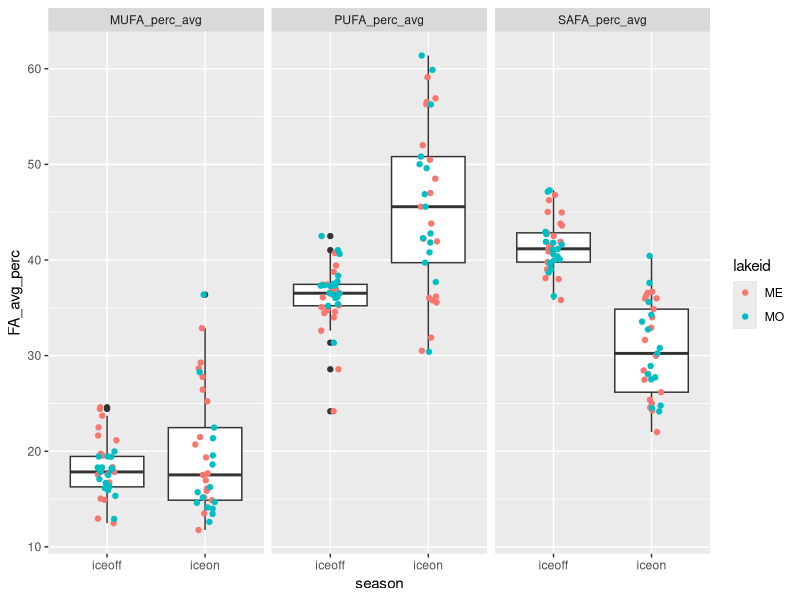
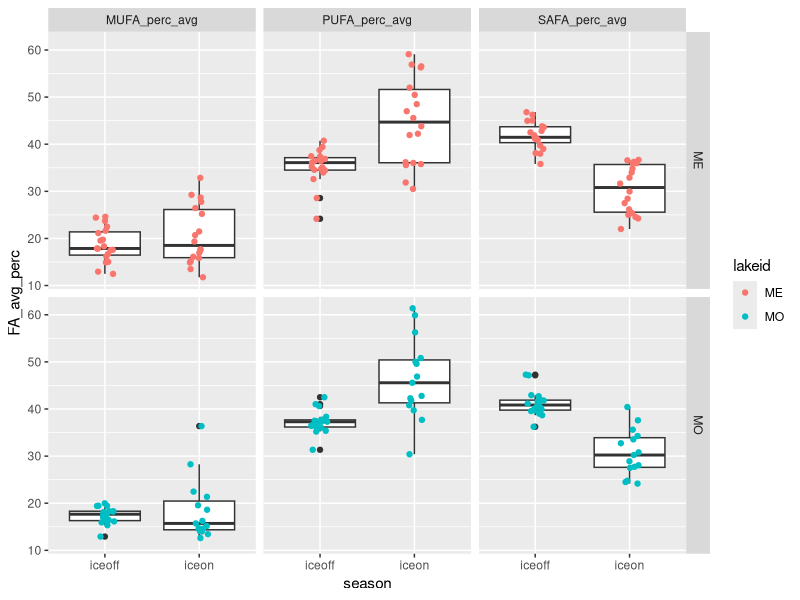

R code for these plots, in order:
# ============================================================== #
## ========================= OVERVIEW ========================= ##
# ============================================================== #

# Looking at iceon/iceoff community FA profiles
# Only using Lakes Mendota and Monona from LTER,
# as they have equivalent iceon/iceoff paired data
# Using AG PLoS paper FA dataset, with some aggregation/crosswalking
# to match LTER data.

# ============================================================== #
## =================== DATA WRANGLING STEPS =================== ##
# ============================================================== #

# 1) LTER data - read in, format dates, keep only ME/MO
# 2) read in iceon/iceoff data (ecology letters paper)
# 3) tag LTER data with season, keep only iceon/iceoff
# 4) aggregate LTER samples to month (mean taxa biomass by lake/year/month)
# 5) identify genera <5% of any sample - remove these genera
# 6) calculate dry weight (20% of wet weight)
# 7) read in FA PLoS data - keep freshwater, proportion data
# --> 7.5) fix FA/LTER group/division matches (see crosswalk.xlsx)
# 8) aggregate FA to genus and division level profiles
# 9) aggregate biomass to genus level
# 10) tag LTER data with whether has matching division/Group or genus in FA data
# 11) merge LTER with FA data (genus, division, NA matches)
# 12) weight FA data by biomass dry weight / total biomass (genus-level FA, independent of biomass)
# 13) aggregated weighted to community level 



# ============================================================== #
## ====================== SCRIPT BEGINS ======================= ##
# ============================================================== #

#load packages
library(dplyr)
library(reshape2)
library(tidyr)
library(lubridate)
library(vegan)
library(RColorBrewer)
library(ggplot2)

# ============================================================================
# ----> read in LTER phyto data

#read in, format dates so can stack ok 

madison <- read.csv("../Data/ntl88_v7.csv", stringsAsFactors = FALSE) %>% 
  mutate(date = as.Date(sampledate, format = "%m/%d/%Y")) %>% 
  select(-sampledate)

#only madison lakes have matching iceon/iceoff data
lter_lakes <- madison %>% 
  filter(lakeid %in% c("MO", "ME"))

#keep only necessary files
lter_lakes <- lter_lakes %>% 
  mutate(month = month(date),
         year = year(date)) %>% 
  select(lakeid, year, month, date, sta, depth_range, 
         division, genus, taxa_name, biomass_conc)

#=============================================================================
# ----> read in under ice data, for ice on/off timing
seasons_orig <- read.csv("../Data/under_ice_data.csv", stringsAsFactors = FALSE)

#keep only wisconsin, cols of interest, make start and end full dates
seasons_wisc <- seasons_orig %>% 
  filter(lakeregloc == "Wisconsin") %>% 
  select(year, season, lakename, lakeregloc, 
         startday, startmonth, startyear, 
         endday, endmonth, endyear) %>% #, 
  #iceduration, periodn, photicdepth, 
  #icedepth, snowdepth, airtemp) %>% 
  mutate(startmonum = match(startmonth, month.abb),
         endmonum = match(endmonth, month.abb)) %>% 
  mutate(startdate = paste(startyear, startmonum, startday, sep = "-"),
         enddate = paste(endyear, endmonum, endday, sep = "-"))

#unique(seasons_wisc$lakename)
#unique(lter_lakes$lakeid) %>% sort()

#make lakeid to match
seasons_lakes <- seasons_wisc %>% 
  mutate(lakeid = ifelse(lakename == "Lake Mendota", "ME", NA),
         lakeid = ifelse(lakename == "Lake Monona", "MO", lakeid)) %>% 
  select(season, lakeid, year, startdate, enddate) %>% 
  filter(lakeid %in% c("ME", "MO"))


#=============================================================================
# ----> tag data with season

lter_dates_only <- lter_lakes %>% 
  select(lakeid, year, date) %>% 
  unique() %>% 
  rename(sample_year = year) %>% 
  arrange(lakeid, sample_year)

seasons_lakes_wide <- seasons_lakes %>% 
  melt(id.vars = c("lakeid", "year", "season"), variable.name = "category", value.name = "date") %>% 
  mutate(seasons_category = paste(season, category, sep = "_")) %>% 
  select(-season, -category) %>% 
  dcast(lakeid + year ~ seasons_category, value.var = "date") %>% 
  rename(winter_yr = year) %>% 
  select(lakeid, winter_yr, iceon_startdate, iceon_enddate, iceoff_startdate, iceoff_enddate)

#we're only interested in iceon/iceoff
#(looking at ice vs stratified patterns in FA)

lter_seasons_pre <- merge(lter_dates_only, seasons_lakes_wide,
                      by = c("lakeid"), all.x = TRUE) %>% 
  #tag seasons
  mutate(season = ifelse(date >= iceon_startdate & date <= iceon_enddate, "iceon", NA),
         season = ifelse(date >= iceoff_startdate & date <= iceoff_enddate, "iceoff", season)) %>% 
  #keep only samples that fall within iceon or iceoff
  filter(!is.na(season))

#merge back to full lter data
lter_seasons <- lter_seasons_pre %>% 
  #group things by *winter* year
  select(lakeid, date, winter_yr, season) %>% 
  merge(lter_lakes, by = c("lakeid", "date")) %>% 
  select(-year)

#=============================================================================
# ----> aggregate samples to month

#aggregate to month within *winter* year and lake (ignore station and depth for now)
#since ignoring "other" seasons, shouldn't have issue of sample dates across seasons

#using mean since some dates have multiple samples per month, while others have one or none
#using averages to account for multiple within-month samples, make comparable

lter_month <- lter_seasons %>% 
  #monthly taxa mean biomass (across stations and depth)
  group_by(lakeid, winter_yr, season, month, division, genus, taxa_name) %>% 
  summarize(biomass_ww_m = mean(biomass_conc, na.rm = TRUE)) %>% 
  as.data.frame()

#check out number of years
# lter_month %>% 
#   select(lakeid, winter_yr, season) %>% 
#   group_by(lakeid, season) %>% 
#   summarize(n = n_distinct(winter_yr))


#========================================================================
# ----> identify <5% of samples

#identify contributors (genus-level) <5% of any sample any date (within lake)
#use wet weight (shouldn't matter)

lter_contribs <- lter_month %>% 
  #for each lake/year/month, find total biomass
  group_by(lakeid, winter_yr, month) %>% 
  mutate(total_bm = sum(biomass_ww_m)) %>% 
  ungroup() %>% 
  #for lake/date, find genus biomass
  group_by(lakeid, winter_yr, month, genus) %>% 
  mutate(genus_bm = sum(biomass_ww_m)) %>% 
  as.data.frame() %>% 
  select(-taxa_name, -biomass_ww_m) %>% 
  #find percent genus biomass of total biomass
  mutate(perc_genus_bm = genus_bm / total_bm * 100) %>% 
  ungroup()  

#find genera that are over 5% of a sample BY LAKE
lter_high_contrib <- lter_contribs %>% 
  filter(perc_genus_bm >= 0.05)

lter_high_contrib_genera <- lter_high_contrib %>% 
  select(lakeid, genus) %>% 
  unique() %>% 
  arrange(lakeid, genus) %>% 
  mutate(high_p = "present")

#find genera that are NOT over 5% of a sample
lter_low_contrib <- lter_contribs %>% 
  filter(perc_genus_bm < 0.05) 

lter_low_contrib_genera <- lter_low_contrib %>% 
  select(lakeid, genus) %>% 
  unique() %>% 
  arrange(lakeid, genus) %>% 
  mutate(low_p = "present")

#merge, keep ones that are present in low and not in high
lter_remove_5 <- merge(lter_high_contrib_genera, lter_low_contrib_genera,
                       by = c("lakeid", "genus"), all = TRUE) %>% 
  #these are ones that are never >=5% of a lake sample
  filter(low_p == "present" & is.na(high_p))


#========================================================================
# ----> LTER after removals of low contributors

#by lake/date - total genus biomass AFTER remove low contribs
lter_after_remove <- lter_month %>% 
  #remove low contributors by lake and genus
  filter( !((lakeid %in% lter_remove_5$lakeid) & (genus %in% lter_remove_5$genus)) ) 

#add a dry weight biomass column
lter_use <- lter_after_remove %>% 
  mutate(biomass_dw = 0.20 * biomass_ww_m)


#========================================================================
# ----> read in fatty acid profiles

# read in PLoS fatty acid dataset
fa <- read.csv("../Data/PLoS_supp/S1_Dataset.csv", stringsAsFactors = FALSE)

#only want freshwater
#fa %>% group_by(Salinity) %>% summarize(n = length(Salinity))
fa_fresh <- filter(fa, Salinity == 0)

#want only proportion data
fa_fresh_prop <- filter(fa_fresh, Data == "prop")

#for now, we don't care about the experimental info
fa_fresh_prop_small <- fa_fresh_prop %>% 
  select(Group, Class, Order, Genus, species,
         sumSAFA, sumMUFA, sumPUFA,
         c18.2w6, c18.3w6, c18.3w3,
         c18.4w3, c18.5w3, 
         c20.4w6, c20.5w3, c22.6w3)

#========================================================================
# ----> fix FA/LTER group/division matches

#existing matches: Chlorophyta, Cryptophyta, Rhodophyta

#make match at group/division level: 
#   Cyanobacteria (FA) = Cyanophyta (LTER)
#   Dinophyta (FA) = Pyrrhophyta (LTER)
#   Euglenozoa (FA) = Euglenophyta (LTER)

#match division to non-group
#   Chrysophyta (LTER) = class Chrysophyceae (FA)
#   Xanthophyta (LTER) = class Xanthophyceae (FA)
#   Haptophyta (LTER) = genus Chromulina (FA)
#   Bacillariophyta (LTER) = average of classes 
#                 Bacillariophyceae, Fragilariophyceae, Coscinodiscophyceae (FA)
#       [Bacillariophyta is multiple classes - for these 3 classes, find average FA profile]

fa_fix <- fa_fresh_prop_small %>% 
  #first, match at group level
  mutate(GroupDiv = ifelse(Group == "Cyanobacteria", "Cyanophyta", Group),
         GroupDiv = ifelse(Group == "Dinophyta", "Pyrrhophyta", GroupDiv),
         GroupDiv = ifelse(Group == "Euglenozoa", "Euglenophyta", GroupDiv),
         #match at single class level
         GroupDiv = ifelse(Class == "Chrysophyceae", "Chrysophyta", GroupDiv),
         GroupDiv = ifelse(Class == "Xanthophyceae", "Xanthophyta", GroupDiv),
         #match at genus level
         GroupDiv = ifelse(Genus == "Chromulina", "Haptophyta", GroupDiv),
         #Bacillariophyta is multiple classes
         GroupDiv = ifelse(Class %in% c("Bacillariophyceae", "Fragilariophyceae", "Coscinodiscophyceae"),
                           "Bacillariophyta", GroupDiv))

# fa_fix %>% select(Group, GroupDiv) %>% unique()
# fa_fix %>% filter(GroupDiv %in% c("Bacillariophyta", "Xanthophyta")) %>% select(Group, Class, GroupDiv) %>% unique()
# fa_fix %>% filter(GroupDiv == "Haptophyta") %>% select(Group, Class, Genus, GroupDiv) %>% unique()
# #yes, works as it should


#========================================================================
# ----> tag LTER data with whether matching genus/division in FA data

lter_fa_tag <- lter_use %>%
  #tag at which level it matches
  #not that groupdiv level is a combination of groups/classes/genus
  mutate(cat = ifelse(division %in% fa_fix$GroupDiv, "groupdiv", NA)) %>%
  mutate(cat = ifelse(genus %in% fa_fix$Genus, "genus", cat))

tags <- lter_fa_tag %>% select(division, genus, cat) %>% unique()

# unique(fa_fix$GroupDiv) %>% sort()
# unique(lter_use$division) %>% sort()


#========================================================================
# ----> find FA genus and division-level profiles

#within genus, what's the average FA profile
fa_genus <- fa_fix %>% 
  group_by(GroupDiv, Genus) %>% 
  summarize(gen_avg_sumSAFA = mean(sumSAFA),
            gen_avg_sumMUFA = mean(sumMUFA),
            gen_avg_sumPUFA = mean(sumPUFA),
            gen_avg_c18.2w6 = mean(c18.2w6),
            gen_avg_c18.3w6 = mean(c18.3w6),
            gen_avg_c18.3w3 = mean(c18.3w3),
            gen_avg_c18.4w3 = mean(c18.4w3),
            gen_avg_c18.5w3 = mean(c18.5w3),
            gen_avg_c20.4w6 = mean(c20.4w6),
            gen_avg_c20.5w3 = mean(c20.5w3),
            gen_avg_c22.6w3 = mean(c22.6w3)) %>% 
  as.data.frame()

#within group/div (FA/LTER fixed croswalk), what's the average FA profile
fa_groupdiv <- fa_fix %>% 
  group_by(GroupDiv) %>% 
  summarize(grpdiv_avg_sumSAFA = mean(sumSAFA),
            grpdiv_avg_sumMUFA = mean(sumMUFA),
            grpdiv_avg_sumPUFA = mean(sumPUFA),
            grpdiv_avg_c18.2w6 = mean(c18.2w6),
            grpdiv_avg_c18.3w6 = mean(c18.3w6),
            grpdiv_avg_c18.3w3 = mean(c18.3w3),
            grpdiv_avg_c18.4w3 = mean(c18.4w3),
            grpdiv_avg_c18.5w3 = mean(c18.5w3),
            grpdiv_avg_c20.4w6 = mean(c20.4w6),
            grpdiv_avg_c20.5w3 = mean(c20.5w3),
            grpdiv_avg_c22.6w3 = mean(c22.6w3)) %>% 
  as.data.frame()


#========================================================================
# ----> aggregate biomass to GENUS
# when missing genus, stick with GENUS biomass but sub in DIVISION fatty acid profile

#aggregate biomass to genus
lter_level_bm <- lter_use %>% 
  group_by(lakeid, winter_yr, season, month, division, genus) %>% 
  summarize(bm_ww_g = sum(biomass_ww_m, na.rm = TRUE),
         bm_drw_g = sum(biomass_dw, na.rm = TRUE)) %>% 
  as.data.frame() 

#merge with tag info
lter_level_bm_tag <- merge(lter_level_bm, tags, by = c("division", "genus"), all = TRUE)

# lter_level_bm_tag %>%
#   select(division, genus, cat) %>%
#   unique() %>%
#   group_by(cat) %>%
#   summarize(n = length(cat)) %>%
#   as.data.frame()

#        cat  n
# 1    genus 35
# 2 groupdiv 95
# 3     <NA>  1

#========================================================================
# ----> merge with FA profiles

# --> genus level FA - matches genus-level biomass
# merges GENUS level biomass with GENUS level FA profiles
tags_fa_genus <- lter_level_bm_tag %>% 
  #only looking at genus-level matches
  filter(cat == "genus") %>% 
  rename(biomass_wet_weight = bm_ww_g,
         biomass_dry_weight = bm_drw_g) %>% 
  #merge with FA genus level data
  merge(fa_genus,  
        by.x = "genus", by.y = "Genus",
        all.x = TRUE) %>% 
  select(GroupDiv, genus, cat, lakeid, winter_yr, month, season,
         biomass_wet_weight, biomass_dry_weight,
         gen_avg_sumSAFA,
         gen_avg_sumMUFA,
         gen_avg_sumPUFA,
         gen_avg_c18.2w6,
         gen_avg_c18.3w6,
         gen_avg_c18.3w3,
         gen_avg_c18.4w3,
         gen_avg_c18.5w3,
         gen_avg_c20.4w6,
         gen_avg_c20.5w3,
         gen_avg_c22.6w3)

#remove labels in headers
names(tags_fa_genus) <- gsub("gen_avg_", "", names(tags_fa_genus))

# --> division level FA - matches division level biomass
# merges GENUS level biomass with DIVISION level FA profiles
# (missing genera in FA get division level FA)
tags_fa_groupdiv <- lter_level_bm_tag %>% 
  #keep only those matching at groupdiv level
  filter(cat == "groupdiv") %>% 
  rename(biomass_wet_weight = bm_ww_g,
         biomass_dry_weight = bm_drw_g) %>% 
  #merge with FA division/group level data
  #merge with FA genus level data
  merge(fa_groupdiv,  
        by.x = "division", by.y = "GroupDiv",
        all.x = TRUE) %>% 
  mutate(genus = NA) %>% 
  rename(GroupDiv = division) %>% 
  select(GroupDiv, genus, cat, lakeid, winter_yr, month, season,
         biomass_wet_weight, biomass_dry_weight,
         grpdiv_avg_sumSAFA,
         grpdiv_avg_sumMUFA,
         grpdiv_avg_sumPUFA,
         grpdiv_avg_c18.2w6,
         grpdiv_avg_c18.3w6,
         grpdiv_avg_c18.3w3,
         grpdiv_avg_c18.4w3,
         grpdiv_avg_c18.5w3,
         grpdiv_avg_c20.4w6,
         grpdiv_avg_c20.5w3,
         grpdiv_avg_c22.6w3)

#remove labels in headers
names(tags_fa_groupdiv) <- gsub("grpdiv_avg_", "", names(tags_fa_groupdiv))

# --> does NOT have associated FA
#leaving biomass at genus level
tags_fa_NA <- lter_level_bm_tag %>% 
  filter(is.na(cat)) %>% 
  rename(biomass_wet_weight = bm_ww_g,
         biomass_dry_weight = bm_drw_g) %>% 
  rename(GroupDiv = division) %>% 
  select(GroupDiv, genus, cat, lakeid, winter_yr, month, season,
         biomass_wet_weight, biomass_dry_weight) %>% 
  #add NA columns
  mutate(          sumSAFA = NA,
                   sumMUFA = NA,
                   sumPUFA = NA,
                   c18.2w6 = NA,
                   c18.3w6 = NA,
                   c18.3w3 = NA,
                   c18.4w3 = NA,
                   c18.5w3 = NA,
                   c20.4w6 = NA,
                   c20.5w3 = NA,
                   c22.6w3 = NA)

# --> merge together
full_dat <- rbind(tags_fa_genus, tags_fa_groupdiv, tags_fa_NA)


#========================================================================
# ----> weight FA profiles by biomass

# Data == "prop" is FA % of dry weight
# so it's a fatty acid proportion of dry weight (of genus or division, by cat)

# What we want is "what are the average proportions of SAFA, MUFA, PUFA 
# present in the community, irrespective of total biomass?" 
# (i.e. we know there is higher biomass in summer - the Circus Circus buffet)
# SH: pretty sure that what we want then is:(biomass_dry_weight * sumSAFA)/total dry weight

full_dat_weighted <- full_dat %>% 
  #find total dry weight biomass for each *sample point*
  group_by(lakeid, winter_yr, season, month) %>% 
  mutate(sample_date_dry_weight_total = sum(biomass_dry_weight)) %>% 
  ungroup() %>% 
  #weight FA by biomass - per row (genus within sample date)
  #if FA is % dry weight, then FA * dry weight = biomass of that FA
  #here, sample_date_dry_weight_total is community-level biomass
  #FA props are genus-level
  mutate(sumSAFA_prop = (biomass_dry_weight * sumSAFA)/sample_date_dry_weight_total,
         sumMUFA_prop = (biomass_dry_weight * sumMUFA)/sample_date_dry_weight_total,
         sumPUFA_prop = (biomass_dry_weight * sumPUFA)/sample_date_dry_weight_total,
         c18.2w6_prop = (biomass_dry_weight * c18.2w6)/sample_date_dry_weight_total,
         c18.3w6_prop = (biomass_dry_weight * c18.3w6)/sample_date_dry_weight_total,
         c18.3w3_prop = (biomass_dry_weight * c18.3w3)/sample_date_dry_weight_total,
         c18.4w3_prop = (biomass_dry_weight * c18.4w3)/sample_date_dry_weight_total,
         c18.5w3_prop = (biomass_dry_weight * c18.5w3)/sample_date_dry_weight_total,
         c20.4w6_prop = (biomass_dry_weight * c20.4w6)/sample_date_dry_weight_total,
         c20.5w3_prop = (biomass_dry_weight * c20.5w3)/sample_date_dry_weight_total,
         c22.6w3_prop = (biomass_dry_weight * c22.6w3)/sample_date_dry_weight_total) %>% 
  as.data.frame()

#filter(full_dat_weighted, lakeid == "MO" & winter_yr == 2002 & month == 8)

#keep only columns of interest
full_dat_weighted_small <- full_dat_weighted %>% 
  select(GroupDiv, genus, cat, lakeid, winter_yr, month, season, 
         sumSAFA_prop, sumMUFA_prop, sumPUFA_prop,
         c18.2w6_prop, c18.3w6_prop, c18.3w3_prop,
         c18.4w3_prop, c18.5w3_prop,
         c20.4w6_prop, c20.5w3_prop, c22.6w3_prop)

#this is basically saying:
#for each time point, a genus has some proportion FAs
#we want to aggregate to community, then to season

#ADD UP all MUFA/PUFA/SAFA within a community
#to get community-level amount
#I have proved to myself using pen, paper, and basic algebra that this will work

full_dat_weighted_date_FA <- full_dat_weighted_small %>% 
  #get community-level FA props for each time point
  group_by(lakeid, winter_yr, month, season) %>% 
  summarize(MUFA_perc = sum(sumMUFA_prop, na.rm = TRUE),
            PUFA_perc = sum(sumPUFA_prop, na.rm = TRUE),
            SAFA_perc = sum(sumSAFA_prop, na.rm = TRUE)) %>% 
  as.data.frame()

# summary(full_dat_weighted_date_FA) 

# #now aggregate to season - find average MUFA/PUFA/SAFA profile for each season (all years, boths lakes)
# full_dat_weighted_date_FA %>% 
#   group_by(season) %>% 
#   summarize(MUFA_perc_avg = mean(MUFA_perc),
#             PUFA_perc_avg = mean(PUFA_perc),
#             SAFA_perc_avg = mean(SAFA_perc)) %>% 
#   as.data.frame()
# #doesn't quite add up to 100%, more like 95%, but not unexpected since on average

#aggregate to lake/year/season
full_dat_weighed_yr_season_FA <- full_dat_weighted_date_FA %>% 
  #aggregate across months within season, find average FAs
  group_by(lakeid, winter_yr, season) %>% 
  summarize(MUFA_perc_avg = mean(MUFA_perc, na.rm = TRUE),
            PUFA_perc_avg = mean(PUFA_perc, na.rm = TRUE),
            SAFA_perc_avg = mean(SAFA_perc, na.rm = TRUE)) %>% 
  as.data.frame()
#note: doesn't add up to quite 100% (working with averages)
#also, data only goes to 2013 (may need to adjust iceon/iceoff dates from raw LTER snow/ice data)

summary(full_dat_weighed_yr_season_FA)
#MUFA: 11-36
#PUFA: 24-61
#SAFA: 22-47

# ============================================================== #
## ========= END OF DATA WRANGLING - ANALYSIS BEGINS ========== ##
# ============================================================== #

#make long for plotting and analysis
dat_long <- full_dat_weighed_yr_season_FA %>% 
  melt(id.vars = c("lakeid", "winter_yr", "season")) %>% 
  rename(FA_type = variable, FA_avg_perc = value)

#plot it up
ggplot(dat_long, aes(season, FA_avg_perc)) +
  geom_boxplot() +
  geom_jitter(width = 0.1, aes(color = lakeid)) +
  facet_wrap(~FA_type)
#MUFA shows no diff, but PUFA/SAFA do:
#PUFA higher in winter, SAFA higher in summer

head(dat_long)
  
#try ANOVAs - looking at lakes together

#MUFA
mufa1 <- aov(FA_avg_perc ~ season, dat = filter(dat_long, FA_type == "MUFA_perc_avg"))
summary(mufa1) #p=0.175- does not differ by season

#PUFA
pufa1 <- aov(FA_avg_perc ~ season, dat = filter(dat_long, FA_type == "PUFA_perc_avg"))
summary(pufa1) #p<<0.001 (PUFA signif higher in winter)

#SAFA
safa1 <- aov(FA_avg_perc ~ season, dat = filter(dat_long, FA_type == "SAFA_perc_avg"))
summary(safa1) #p<<0.001 (SAFA signif higher in winter)

#what is split lakes?
ggplot(dat_long, aes(season, FA_avg_perc)) +
  geom_boxplot() +
  geom_jitter(width = 0.1, aes(color = lakeid)) +
  facet_grid(lakeid~FA_type)
#same trends - MUFA no diff, PUFA higher in winter, SAFA higher in summer
